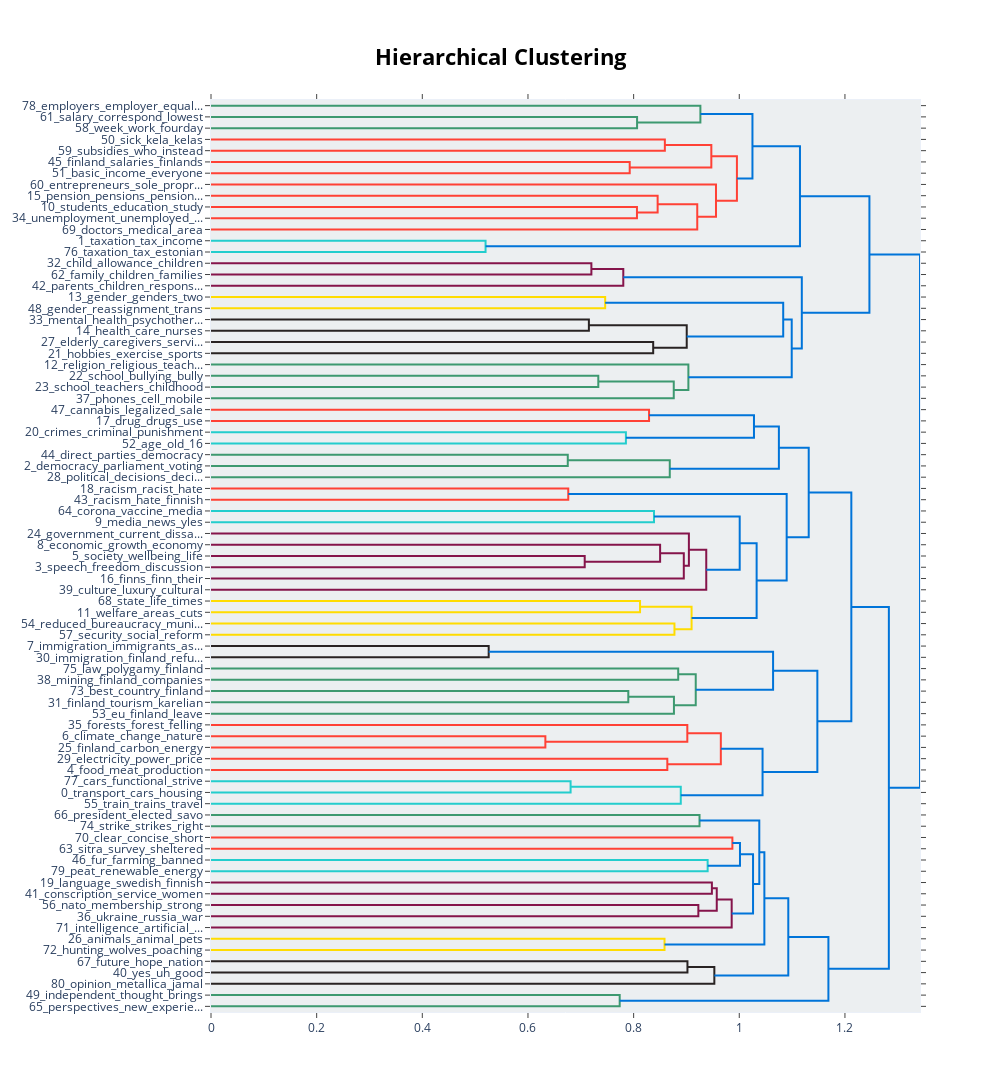

Notebook code cell kept with this figure:
### Code cell
topic_model.visualize_hierarchy()

### Figure 1 — Plotly figure (JSON) as saved in the notebook; plotly's stock layout.template omitted (floating-point values rounded to 4 significant figures)
{"data": [{"hoverinfo": "text", "marker": {"color": "rgb(61,153,112)"}, "mode": "lines", "type": "scatter", "x": [0, 0.8065, 0.8065, 0], "xaxis": "x", "y": [-15, -15, -25, -25], "yaxis": "y"}, {"hoverinfo": "text", "marker": {"color": "rgb(61,153,112)"}, "mode": "lines", "type": "scatter", "x": [0, 0.9264, 0.9264, 0.8065], "xaxis": "x", "y": [-5, -5, -20, -20], "yaxis": "y"}, {"hoverinfo": "text", "marker": {"color": "rgb(255,65,54)"}, "mode": "lines", "type": "scatter", "x": [0, 0.8591, 0.8591, 0], "xaxis": "x", "y": [-35, -35, -45, -45], "yaxis": "y"}, {"hoverinfo": "text", "marker": {"color": "rgb(255,65,54)"}, "mode": "lines", "type": "scatter", "x": [0, 0.7926, 0.7926, 0], "xaxis": "x", "y": [-55, -55, -65, -65], "yaxis": "y"}, {"hoverinfo": "text", "marker": {"color": "rgb(255,65,54)"}, "mode": "lines", "type": "scatter", "x": [0.8591, 0.9471, 0.9471, 0.7926], "xaxis": "x", "y": [-40, -40, -60, -60], "yaxis": "y"}, {"hoverinfo": "text", "marker": {"color": "rgb(255,65,54)"}, "mode": "lines", "type": "scatter", "x": [0, 0.8063, 0.8063, 0], "xaxis": "x", "y": [-95, -95, -105, -105], "yaxis": "y"}, {"hoverinfo": "text", "marker": {"color": "rgb(255,65,54)"}, "mode": "lines", "type": "scatter", "x": [0, 0.8454, 0.8454, 0.8063], "xaxis": "x", "y": [-85, -85, -100, -100], "yaxis": "y"}, {"hoverinfo": "text", "marker": {"color": "rgb(255,65,54)"}, "mode": "lines", "type": "scatter", "x": [0.8454, 0.9204, 0.9204, 0], "xaxis": "x", "y": [-92.5, -92.5, -115, -115], "yaxis": "y"}, {"hoverinfo": "text", "marker": {"color": "rgb(255,65,54)"}, "mode": "lines", "type": "scatter", "x": [0, 0.9559, 0.9559, 0.9204], "xaxis": "x", "y": [-75, -75, -103.8, -103.8], "yaxis": "y"}, {"hoverinfo": "text", "marker": {"color": "rgb(255,65,54)"}, "mode": "lines", "type": "scatter", "x": [0.9471, 0.9955, 0.9955, 0.9559], "xaxis": "x", "y": [-50, -50, -89.38, -89.38], "yaxis": "y"}, {"hoverinfo": "text", "marker": {"color": "rgb(0,116,217)"}, "mode": "lines", "type": "scatter", "x": [0.9264, 1.025, 1.025, 0.9955], "xaxis": "x", "y": [-12.5, -12.5, -69.69, -69.69], "yaxis": "y"}, {"hoverinfo": "text", "marker": {"color": "rgb(35,205,205)"}, "mode": "lines", "type": "scatter", "x": [0, 0.5197, 0.5197, 0], "xaxis": "x", "y": [-125, -125, -135, -135], "yaxis": "y"}, {"hoverinfo": "text", "marker": {"color": "rgb(0,116,217)"}, "mode": "lines", "type": "scatter", "x": [1.025, 1.115, 1.115, 0.5197], "xaxis": "x", "y": [-41.09, -41.09, -130, -130], "yaxis": "y"}, {"hoverinfo": "text", "marker": {"color": "rgb(133,20,75)"}, "mode": "lines", "type": "scatter", "x": [0, 0.72, 0.72, 0], "xaxis": "x", "y": [-145, -145, -155, -155], "yaxis": "y"}, {"hoverinfo": "text", "marker": {"color": "rgb(133,20,75)"}, "mode": "lines", "type": "scatter", "x": [0.72, 0.7804, 0.7804, 0], "xaxis": "x", "y": [-150, -150, -165, -165], "yaxis": "y"}, {"hoverinfo": "text", "marker": {"color": "rgb(255,220,0)"}, "mode": "lines", "type": "scatter", "x": [0, 0.7461, 0.7461, 0], "xaxis": "x", "y": [-175, -175, -185, -185], "yaxis": "y"}, {"hoverinfo": "text", "marker": {"color": "rgb(40,35,35)"}, "mode": "lines", "type": "scatter", "x": [0, 0.7153, 0.7153, 0], "xaxis": "x", "y": [-195, -195, -205, -205], "yaxis": "y"}, {"hoverinfo": "text", "marker": {"color": "rgb(40,35,35)"}, "mode": "lines", "type": "scatter", "x": [0, 0.837, 0.837, 0], "xaxis": "x", "y": [-215, -215, -225, -225], "yaxis": "y"}, {"hoverinfo": "text", "marker": {"color": "rgb(40,35,35)"}, "mode": "lines", "type": "scatter", "x": [0.7153, 0.9005, 0.9005, 0.837], "xaxis": "x", "y": [-200, -200, -220, -220], "yaxis": "y"}, {"hoverinfo": "text", "marker": {"color": "rgb(0,116,217)"}, "mode": "lines", "type": "scatter", "x": [0.7461, 1.083, 1.083, 0.9005], "xaxis": "x", "y": [-180, -180, -210, -210], "yaxis": "y"}, {"hoverinfo": "text", "marker": {"color": "rgb(61,153,112)"}, "mode": "lines", "type": "scatter", "x": [0, 0.7331, 0.7331, 0], "xaxis": "x", "y": [-245, -245, -255, -255], "yaxis": "y"}, {"hoverinfo": "text", "marker": {"color": "rgb(61,153,112)"}, "mode": "lines", "type": "scatter", "x": [0.7331, 0.876, 0.876, 0], "xaxis": "x", "y": [-250, -250, -265, -265], "yaxis": "y"}, {"hoverinfo": "text", "marker": {"color": "rgb(61,153,112)"}, "mode": "lines", "type": "scatter", "x": [0, 0.9036, 0.9036, 0.876], "xaxis": "x", "y": [-235, -235, -257.5, -257.5], "yaxis": "y"}, {"hoverinfo": "text", "marker": {"color": "rgb(0,116,217)"}, "mode": "lines", "type": "scatter", "x": [1.083, 1.099, 1.099, 0.9036], "xaxis": "x", "y": [-195, -195, -246.2, -246.2], "yaxis": "y"}, {"hoverinfo": "text", "marker": {"color": "rgb(0,116,217)"}, "mode": "lines", "type": "scatter", "x": [0.7804, 1.118, 1.118, 1.099], "xaxis": "x", "y": [-157.5, -157.5, -220.6, -220.6], "yaxis": "y"}, {"hoverinfo": "text", "marker": {"color": "rgb(0,116,217)"}, "mode": "lines", "type": "scatter", "x": [1.115, 1.246, 1.246, 1.118], "xaxis": "x", "y": [-85.55, -85.55, -189.1, -189.1], "yaxis": "y"}, {"hoverinfo": "text", "marker": {"color": "rgb(255,65,54)"}, "mode": "lines", "type": "scatter", "x": [0, 0.8292, 0.8292, 0], "xaxis": "x", "y": [-275, -275, -285, -285], "yaxis": "y"}, {"hoverinfo": "text", "marker": {"color": "rgb(35,205,205)"}, "mode": "lines", "type": "scatter", "x": [0, 0.7854, 0.7854, 0], "xaxis": "x", "y": [-295, -295, -305, -305], "yaxis": "y"}, {"hoverinfo": "text", "marker": {"color": "rgb(0,116,217)"}, "mode": "lines", "type": "scatter", "x": [0.8292, 1.028, 1.028, 0.7854], "xaxis": "x", "y": [-280, -280, -300, -300], "yaxis": "y"}, {"hoverinfo": "text", "marker": {"color": "rgb(61,153,112)"}, "mode": "lines", "type": "scatter", "x": [0, 0.6753, 0.6753, 0], "xaxis": "x", "y": [-315, -315, -325, -325], "yaxis": "y"}, {"hoverinfo": "text", "marker": {"color": "rgb(61,153,112)"}, "mode": "lines", "type": "scatter", "x": [0.6753, 0.8684, 0.8684, 0], "xaxis": "x", "y": [-320, -320, -335, -335], "yaxis": "y"}, {"hoverinfo": "text", "marker": {"color": "rgb(0,116,217)"}, "mode": "lines", "type": "scatter", "x": [1.028, 1.075, 1.075, 0.8684], "xaxis": "x", "y": [-290, -290, -327.5, -327.5], "yaxis": "y"}, {"hoverinfo": "text", "marker": {"color": "rgb(255,65,54)"}, "mode": "lines", "type": "scatter", "x": [0, 0.6763, 0.6763, 0], "xaxis": "x", "y": [-345, -345, -355, -355], "yaxis": "y"}, {"hoverinfo": "text", "marker": {"color": "rgb(35,205,205)"}, "mode": "lines", "type": "scatter", "x": [0, 0.8385, 0.8385, 0], "xaxis": "x", "y": [-365, -365, -375, -375], "yaxis": "y"}, {"hoverinfo": "text", "marker": {"color": "rgb(133,20,75)"}, "mode": "lines", "type": "scatter", "x": [0, 0.7074, 0.7074, 0], "xaxis": "x", "y": [-405, -405, -415, -415], "yaxis": "y"}, {"hoverinfo": "text", "marker": {"color": "rgb(133,20,75)"}, "mode": "lines", "type": "scatter", "x": [0, 0.8501, 0.8501, 0.7074], "xaxis": "x", "y": [-395, -395, -410, -410], "yaxis": "y"}, {"hoverinfo": "text", "marker": {"color": "rgb(133,20,75)"}, "mode": "lines", "type": "scatter", "x": [0.8501, 0.895, 0.895, 0], "xaxis": "x", "y": [-402.5, -402.5, -425, -425], "yaxis": "y"}, {"hoverinfo": "text", "marker": {"color": "rgb(133,20,75)"}, "mode": "lines", "type": "scatter", "x": [0, 0.9046, 0.9046, 0.895], "xaxis": "x", "y": [-385, -385, -413.8, -413.8], "yaxis": "y"}, {"hoverinfo": "text", "marker": {"color": "rgb(133,20,75)"}, "mode": "lines", "type": "scatter", "x": [0.9046, 0.9375, 0.9375, 0], "xaxis": "x", "y": [-399.4, -399.4, -435, -435], "yaxis": "y"}, {"hoverinfo": "text", "marker": {"color": "rgb(0,116,217)"}, "mode": "lines", "type": "scatter", "x": [0.8385, 1.001, 1.001, 0.9375], "xaxis": "x", "y": [-370, -370, -417.2, -417.2], "yaxis": "y"}, {"hoverinfo": "text", "marker": {"color": "rgb(255,220,0)"}, "mode": "lines", "type": "scatter", "x": [0, 0.8121, 0.8121, 0], "xaxis": "x", "y": [-445, -445, -455, -455], "yaxis": "y"}, {"hoverinfo": "text", "marker": {"color": "rgb(255,220,0)"}, "mode": "lines", "type": "scatter", "x": [0, 0.8773, 0.8773, 0], "xaxis": "x", "y": [-465, -465, -475, -475], "yaxis": "y"}, {"hoverinfo": "text", "marker": {"color": "rgb(255,220,0)"}, "mode": "lines", "type": "scatter", "x": [0.8121, 0.9097, 0.9097, 0.8773], "xaxis": "x", "y": [-450, -450, -470, -470], "yaxis": "y"}, {"hoverinfo": "text", "marker": {"color": "rgb(0,116,217)"}, "mode": "lines", "type": "scatter", "x": [1.001, 1.033, 1.033, 0.9097], "xaxis": "x", "y": [-393.6, -393.6, -460, -460], "yaxis": "y"}, {"hoverinfo": "text", "marker": {"color": "rgb(0,116,217)"}, "mode": "lines", "type": "scatter", "x": [0.6763, 1.09, 1.09, 1.033], "xaxis": "x", "y": [-350, -350, -426.8, -426.8], "yaxis": "y"}, {"hoverinfo": "text", "marker": {"color": "rgb(0,116,217)"}, "mode": "lines", "type": "scatter", "x": [1.075, 1.131, 1.131, 1.09], "xaxis": "x", "y": [-308.8, -308.8, -388.4, -388.4], "yaxis": "y"}, {"hoverinfo": "text", "marker": {"color": "rgb(40,35,35)"}, "mode": "lines", "type": "scatter", "x": [0, 0.5257, 0.5257, 0], "xaxis": "x", "y": [-485, -485, -495, -495], "yaxis": "y"}, {"hoverinfo": "text", "marker": {"color": "rgb(61,153,112)"}, "mode": "lines", "type": "scatter", "x": [0, 0.8844, 0.8844, 0], "xaxis": "x", "y": [-505, -505, -515, -515], "yaxis": "y"}, {"hoverinfo": "text", "marker": {"color": "rgb(61,153,112)"}, "mode": "lines", "type": "scatter", "x": [0, 0.7899, 0.7899, 0], "xaxis": "x", "y": [-525, -525, -535, -535], "yaxis": "y"}, {"hoverinfo": "text", "marker": {"color": "rgb(61,153,112)"}, "mode": "lines", "type": "scatter", "x": [0.7899, 0.8763, 0.8763, 0], "xaxis": "x", "y": [-530, -530, -545, -545], "yaxis": "y"}, {"hoverinfo": "text", "marker": {"color": "rgb(61,153,112)"}, "mode": "lines", "type": "scatter", "x": [0.8844, 0.9176, 0.9176, 0.8763], "xaxis": "x", "y": [-510, -510, -537.5, -537.5], "yaxis": "y"}, {"hoverinfo": "text", "marker": {"color": "rgb(0,116,217)"}, "mode": "lines", "type": "scatter", "x": [0.5257, 1.064, 1.064, 0.9176], "xaxis": "x", "y": [-490, -490, -523.8, -523.8], "yaxis": "y"}, {"hoverinfo": "text", "marker": {"color": "rgb(255,65,54)"}, "mode": "lines", "type": "scatter", "x": [0, 0.6329, 0.6329, 0], "xaxis": "x", "y": [-565, -565, -575, -575], "yaxis": "y"}, {"hoverinfo": "text", "marker": {"color": "rgb(255,65,54)"}, "mode": "lines", "type": "scatter", "x": [0, 0.9016, 0.9016, 0.6329], "xaxis": "x", "y": [-555, -555, -570, -570], "yaxis": "y"}, {"hoverinfo": "text", "marker": {"color": "rgb(255,65,54)"}, "mode": "lines", "type": "scatter", "x": [0, 0.8638, 0.8638, 0], "xaxis": "x", "y": [-585, -585, -595, -595], "yaxis": "y"}, {"hoverinfo": "text", "marker": {"color": "rgb(255,65,54)"}, "mode": "lines", "type": "scatter", "x": [0.9016, 0.9651, 0.9651, 0.8638], "xaxis": "x", "y": [-562.5, -562.5, -590, -590], "yaxis": "y"}, {"hoverinfo": "text", "marker": {"color": "rgb(35,205,205)"}, "mode": "lines", "type": "scatter", "x": [0, 0.6807, 0.6807, 0], "xaxis": "x", "y": [-605, -605, -615, -615], "yaxis": "y"}, {"hoverinfo": "text", "marker": {"color": "rgb(35,205,205)"}, "mode": "lines", "type": "scatter", "x": [0.6807, 0.8892, 0.8892, 0], "xaxis": "x", "y": [-610, -610, -625, -625], "yaxis": "y"}, {"hoverinfo": "text", "marker": {"color": "rgb(0,116,217)"}, "mode": "lines", "type": "scatter", "x": [0.9651, 1.044, 1.044, 0.8892], "xaxis": "x", "y": [-576.2, -576.2, -617.5, -617.5], "yaxis": "y"}, {"hoverinfo": "text", "marker": {"color": "rgb(0,116,217)"}, "mode": "lines", "type": "scatter", "x": [1.064, 1.148, 1.148, 1.044], "xaxis": "x", "y": [-506.9, -506.9, -596.9, -596.9], "yaxis": "y"}, {"hoverinfo": "text", "marker": {"color": "rgb(0,116,217)"}, "mode": "lines", "type": "scatter", "x": [1.131, 1.212, 1.212, 1.148], "xaxis": "x", "y": [-348.6, -348.6, -551.9, -551.9], "yaxis": "y"}, {"hoverinfo": "text", "marker": {"color": "rgb(61,153,112)"}, "mode": "lines", "type": "scatter", "x": [0, 0.9247, 0.9247, 0], "xaxis": "x", "y": [-635, -635, -645, -645], "yaxis": "y"}, {"hoverinfo": "text", "marker": {"color": "rgb(255,65,54)"}, "mode": "lines", "type": "scatter", "x": [0, 0.9869, 0.9869, 0], "xaxis": "x", "y": [-655, -655, -665, -665], "yaxis": "y"}, {"hoverinfo": "text", "marker": {"color": "rgb(35,205,205)"}, "mode": "lines", "type": "scatter", "x": [0, 0.9401, 0.9401, 0], "xaxis": "x", "y": [-675, -675, -685, -685], "yaxis": "y"}, {"hoverinfo": "text", "marker": {"color": "rgb(0,116,217)"}, "mode": "lines", "type": "scatter", "x": [0.9869, 1.001, 1.001, 0.9401], "xaxis": "x", "y": [-660, -660, -680, -680], "yaxis": "y"}, {"hoverinfo": "text", "marker": {"color": "rgb(133,20,75)"}, "mode": "lines", "type": "scatter", "x": [0, 0.9481, 0.9481, 0], "xaxis": "x", "y": [-695, -695, -705, -705], "yaxis": "y"}, {"hoverinfo": "text", "marker": {"color": "rgb(133,20,75)"}, "mode": "lines", "type": "scatter", "x": [0, 0.9225, 0.9225, 0], "xaxis": "x", "y": [-715, -715, -725, -725], "yaxis": "y"}, {"hoverinfo": "text", "marker": {"color": "rgb(133,20,75)"}, "mode": "lines", "type": "scatter", "x": [0.9481, 0.9574, 0.9574, 0.9225], "xaxis": "x", "y": [-700, -700, -720, -720], "yaxis": "y"}, {"hoverinfo": "text", "marker": {"color": "rgb(133,20,75)"}, "mode": "lines", "type": "scatter", "x": [0.9574, 0.9856, 0.9856, 0], "xaxis": "x", "y": [-710, -710, -735, -735], "yaxis": "y"}, {"hoverinfo": "text", "marker": {"color": "rgb(0,116,217)"}, "mode": "lines", "type": "scatter", "x": [1.001, 1.026, 1.026, 0.9856], "xaxis": "x", "y": [-670, -670, -722.5, -722.5], "yaxis": "y"}, {"hoverinfo": "text", "marker": {"color": "rgb(0,116,217)"}, "mode": "lines", "type": "scatter", "x": [0.9247, 1.038, 1.038, 1.026], "xaxis": "x", "y": [-640, -640, -696.2, -696.2], "yaxis": "y"}, {"hoverinfo": "text", "marker": {"color": "rgb(255,220,0)"}, "mode": "lines", "type": "scatter", "x": [0, 0.8585, 0.8585, 0], "xaxis": "x", "y": [-745, -745, -755, -755], "yaxis": "y"}, {"hoverinfo": "text", "marker": {"color": "rgb(0,116,217)"}, "mode": "lines", "type": "scatter", "x": [1.038, 1.047, 1.047, 0.8585], "xaxis": "x", "y": [-668.1, -668.1, -750, -750], "yaxis": "y"}, {"hoverinfo": "text", "marker": {"color": "rgb(40,35,35)"}, "mode": "lines", "type": "scatter", "x": [0, 0.9019, 0.9019, 0], "xaxis": "x", "y": [-765, -765, -775, -775], "yaxis": "y"}, {"hoverinfo": "text", "marker": {"color": "rgb(40,35,35)"}, "mode": "lines", "type": "scatter", "x": [0.9019, 0.9528, 0.9528, 0], "xaxis": "x", "y": [-770, -770, -785, -785], "yaxis": "y"}, {"hoverinfo": "text", "marker": {"color": "rgb(0,116,217)"}, "mode": "lines", "type": "scatter", "x": [1.047, 1.093, 1.093, 0.9528], "xaxis": "x", "y": [-709.1, -709.1, -777.5, -777.5], "yaxis": "y"}, {"hoverinfo": "text", "marker": {"color": "rgb(61,153,112)"}, "mode": "lines", "type": "scatter", "x": [0, 0.7736, 0.7736, 0], "xaxis": "x", "y": [-795, -795, -805, -805], "yaxis": "y"}, {"hoverinfo": "text", "marker": {"color": "rgb(0,116,217)"}, "mode": "lines", "type": "scatter", "x": [1.093, 1.169, 1.169, 0.7736], "xaxis": "x", "y": [-743.3, -743.3, -800, -800], "yaxis": "y"}, {"hoverinfo": "text", "marker": {"color": "rgb(0,116,217)"}, "mode": "lines", "type": "scatter", "x": [1.212, 1.283, 1.283, 1.169], "xaxis": "x", "y": [-450.2, -450.2, -771.6, -771.6], "yaxis": "y"}, {"hoverinfo": "text", "marker": {"color": "rgb(0,116,217)"}, "mode": "lines", "type": "scatter", "x": [1.246, 1.342, 1.342, 1.283], "xaxis": "x", "y": [-137.3, -137.3, -610.9, -610.9], "yaxis": "y"}], "layout": {"autosize": false, "height": 1415, "hoverlabel": {"bgcolor": "white", "font": {"family": "Rockwell", "size": 16}}, "hovermode": "closest", "plot_bgcolor": "#ECEFF1", "showlegend": false, "title": {"font": {"color": "Black", "size": 22}, "text": "<b>Hierarchical Clustering</b>", "x": 0.5, "xanchor": "center", "yanchor": "top"}, "width": 1000, "xaxis": {"mirror": "allticks", "rangemode": "tozero", "showgrid": false, "showline": true, "showticklabels": true, "ticks": "outside", "type": "linear", "zeroline": false}, "yaxis": {"mirror": "allticks", "range": [-810, 0], "rangemode": "tozero", "showgrid": false, "showline": true, "showticklabels": true, "tickmode": "array", "ticks": "outside", "ticktext": ["78_employers_employer_equal...", "61_salary_correspond_lowest", "58_week_work_fourday", "50_sick_kela_kelas", "59_subsidies_who_instead", "45_finland_salaries_finlands", "51_basic_income_everyone", "60_entrepreneurs_sole_propr...", "15_pension_pensions_pension...", "10_students_education_study", "34_unemployment_unemployed_...", "69_doctors_medical_area", "1_taxation_tax_income", "76_taxation_tax_estonian", "32_child_allowance_children", "62_family_children_families", "42_parents_children_respons...", "13_gender_genders_two", "48_gender_reassignment_trans", "33_mental_health_psychother...", "14_health_care_nurses", "27_elderly_caregivers_servi...", "21_hobbies_exercise_sports", "12_religion_religious_teach...", "22_school_bullying_bully", "23_school_teachers_childhood", "37_phones_cell_mobile", "47_cannabis_legalized_sale", "17_drug_drugs_use", "20_crimes_criminal_punishment", "52_age_old_16", "44_direct_parties_democracy", "2_democracy_parliament_voting", "28_political_decisions_deci...", "18_racism_racist_hate", "43_racism_hate_finnish", "64_corona_vaccine_media", "9_media_news_yles", "24_government_current_dissa...", "8_economic_growth_economy", "5_society_wellbeing_life", "3_speech_freedom_discussion", "16_finns_finn_their", "39_culture_luxury_cultural", "68_state_life_times", "11_welfare_areas_cuts", "54_reduced_bureaucracy_muni...", "57_security_social_reform", "7_immigration_immigrants_as...", "30_immigration_finland_refu...", "75_law_polygamy_finland", "38_mining_finland_companies", "73_best_country_finland", "31_finland_tourism_karelian", "53_eu_finland_leave", "35_forests_forest_felling", "6_climate_change_nature", "25_finland_carbon_energy", "29_electricity_power_price", "4_food_meat_production", "77_cars_functional_strive", "0_transport_cars_housing", "55_train_trains_travel", "66_president_elected_savo", "74_strike_strikes_right", "70_clear_concise_short", "63_sitra_survey_sheltered", "46_fur_farming_banned", "79_peat_renewable_energy", "19_language_swedish_finnish", "41_conscription_service_women", "56_nato_membership_strong", "36_ukraine_russia_war", "71_intelligence_artificial_...", "26_animals_animal_pets", "72_hunting_wolves_poaching", "67_future_hope_nation", "40_yes_uh_good", "80_opinion_metallica_jamal", "49_independent_thought_brings", "65_perspectives_new_experie..."], "tickvals": [-5, -15, -25, -35, -45, -55, -65, -75, -85, -95, -105, -115, -125, -135, -145, -155, -165, -175, -185, -195, -205, -215, -225, -235, -245, -255, -265, -275, -285, -295, -305, -315, -325, -335, -345, -355, -365, -375, -385, -395, -405, -415, -425, -435, -445, -455, -465, -475, -485, -495, -505, -515, -525, -535, -545, -555, -565, -575, -585, -595, -605, -615, -625, -635, -645, -655, -665, -675, -685, -695, -705, -715, -725, -735, -745, -755, -765, -775, -785, -795, -805], "type": "linear", "zeroline": false}}}
